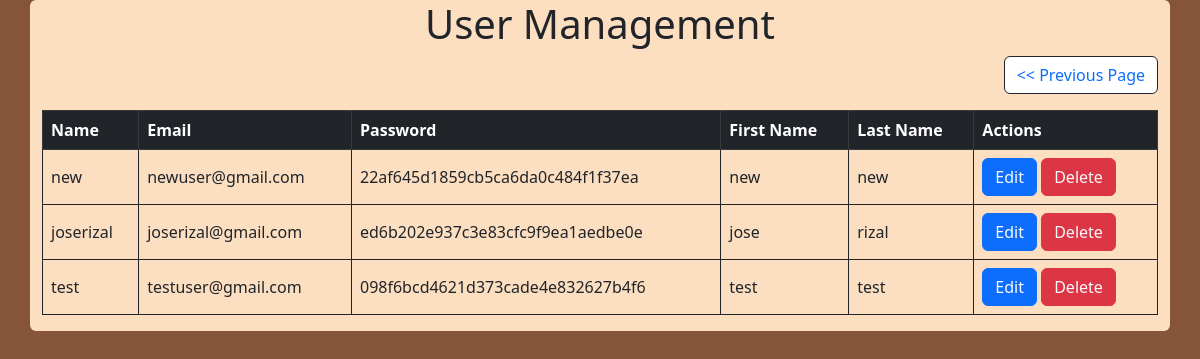
Screenshot of /Register/show.php with the database file from the repository.
### tables this page shows
CREATE TABLE `users` (
  `id` int(10) NOT NULL,
  `username` varchar(100) NOT NULL,
  `email` varchar(100) NOT NULL,
  `user_type` varchar(100) NOT NULL,
  `password` varchar(100) NOT NULL,
  `fname` varchar(100) NOT NULL,
  `lname` varchar(100) NOT NULL,
  `image` varchar(100) NOT NULL
);

### Register/show.php (the view, shortened to what this page needs)
<?php
    include('server.php');
?>
<html>
    <head>
    <link href="https://cdn.jsdelivr.net/npm/bootstrap@5.2.2/dist/css/bootstrap.min.css" rel="stylesheet"
>
    <link rel="stylesheet" href="edit.css">
    </head>
	<body>
        <div class="container rounded">
            <h1 class="text-center">User Management</h1>
            <ul class="pagination d-flex justify-content-end">
                    <a href="../Admin/home.php" class="page-link rounded border border-dark btn btn-primary"><< Previous Page</a>
                </ul>
                <div class="table-responsive">
                    <table class="table align-middle table-bordered border-dark">
                        <thead class="table-dark">
                            <tr>
                                <th scope='col'>Name</th>
                                <th scope='col'>Email</th>
                                <th scope='col'>Password</th>
                                <th scope='col'>First Name</th>
                                <th scope='col'>Last Name</th>
                                <th scope='col'>Actions</th>
                            </tr>
                        </thead>
                        <?php
                            $results = mysqli_query($db, "SELECT * FROM users");
                            while ($row = mysqli_fetch_array($results)) {
                                if ($row['user_type'] == 'admin') {
                                    continue;
                                }
                                echo "<tbody>";
                                    echo "<td>".$row['username']."</td>";
                                    echo "<td>".$row['email']."</td>";
                                    echo "<td>".$row['password']."</td>";
                                    echo "<td>".$row['fname']."</td>";
                                    echo "<td>".$row['lname']."</td>";
                                    echo "<td>
                                        <a class='btn btn-primary link-light text-decoration-none' role='button' href='register.php?edit=".$row['id']."'>Edit</a>
                                        <a class='btn confirmation btn-danger link-light text-decoration-none' role='button' href='show.php?del=".$row['id']."'>Delete</a>
                                    </td>";
                                echo "</tbody>";
                        ?>
                        <?php } ?>
                    </table>
                </div>
            </div>
    </body>
</html>

### Register/server.php (shortened to what this page needs)
<html>
	<body>
	</body>
</html>

### Register/edit.css (style rules this page uses)
body { background-color: #865439; }
.container { background-color: #FCDEC0; }

### rows the page displays
users: username "new", email "newuser@gmail.com", password "22af645d1859cb5ca6da0c484f1f37ea", fname "new", lname "new"
users: username "joserizal", email "joserizal@gmail.com", password "ed6b202e937c3e83cfc9f9ea1aedbe0e", fname "jose", lname "rizal"
users: username "test", email "testuser@gmail.com", password "098f6bcd4621d373cade4e832627b4f6", fname "test", lname "test"
